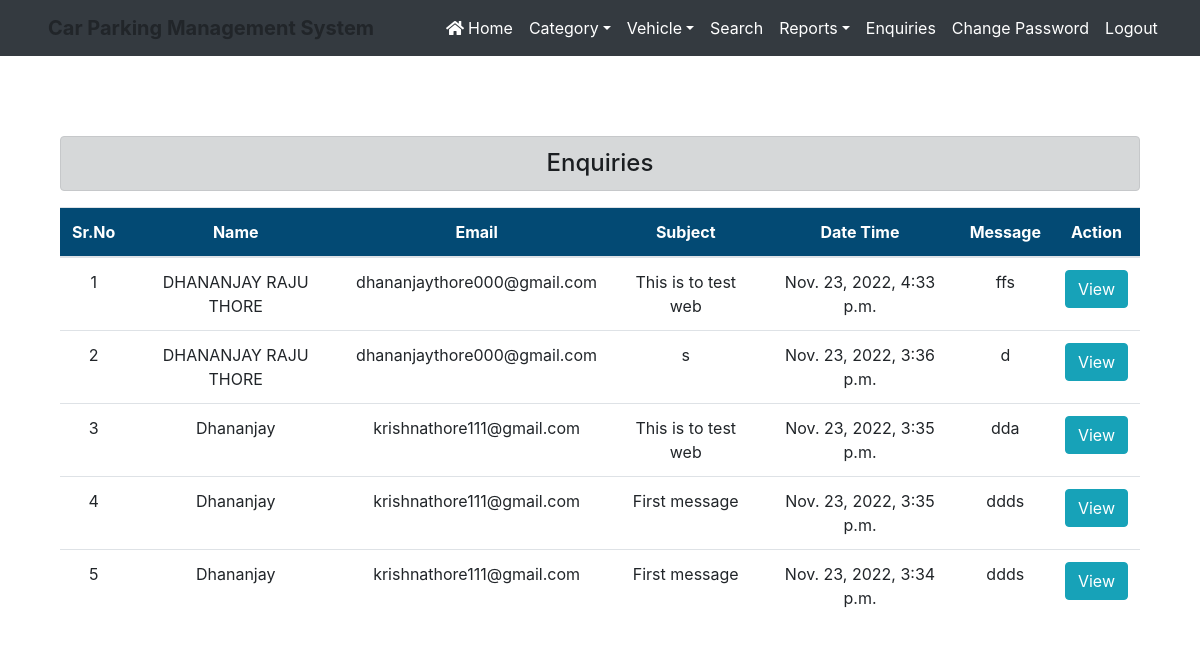
/enquiries (signed in), run on the app's committed database.
### vehicle/models.py (models this page shows)
class Contact(models.Model):
    name = models.CharField(max_length=50)
    email = models.CharField(max_length=100)
    subject = models.CharField(max_length=200)
    message = models.CharField(max_length=300)
    datetime = models.DateTimeField()

### vehicle/views.py (the view)
# urls.py: path('enquiries',show_enquiries, name="show_enquiries")
def show_enquiries(request):
    if not request.user.is_authenticated:
        return redirect('admin_login')
    dt = Contact.objects.order_by('-id')
    count = dt.count()
    data = {"dt":dt, "count":count}
    return render(request,'enquiries.html', data)

### vehicle/templates/enquiries.html (shortened to what this page needs)
{% load static %}
<!doctype html>
<html lang="en">
  <head>
{% include 'headeradmin.html' %}
    <link rel="stylesheet" href="https://cdn.jsdelivr.net/npm/bootstrap@4.3.1/dist/css/bootstrap.min.css">
  </head>
  <body>
{% include 'nav2admin.html' %}
    <br><br><br>
    <div class="container">
      <div class="col-sm-12">
        <h4 class="text-center alert alert-dark mt-2">Enquiries</h4>
        <div class="table_scroll" >
        <table class="table table-hover" >
            {% if dt %}
            <thead>
              <tr style="background-color: rgb(3, 74, 116);">
                <th scope="col" class="text-center text-white">Sr.No</th>
                <th scope="col" class="text-center text-white">Name</th>
                <th scope="col" class="text-center text-white">Email</th>
                <th scope="col" class="text-center text-white">Subject</th>
                <th scope="col" class="text-center text-white">Date Time</th>
                <th scope="col" class="text-center text-white">Message</th>
                <th scope="col" class="text-center text-white">Action</th>
              </tr>
            </thead>
            <tbody>
            {% for r in dt %}
              <tr class="text-center">
                <td>{{forloop.counter}}</td>
                <td>{{r.name}}</td>
                <td>{{r.email}}</td>
                <td>{{r.subject}}</td>
                <td>{{r.datetime}}</td>
                <td>{{r.message}}</td>
                <td><a href="#" class="btn btn-info" download>  View</a></td>
              </tr>
            {% endfor %}
            </tbody>
          </table>
        </div>
          {% else %}
          <center><h5>No Record Found</h5></center>
          {% endif %}
    </div>
    </div>
  </body>
</html>

### vehicle/templates/headeradmin.html (shortened to what this page needs)
{% load static %}
<head>
  <link rel="stylesheet" href="https://maxcdn.bootstrapcdn.com/bootstrap/4.4.1/css/bootstrap.min.css">
  <link rel="stylesheet" href="https://use.fontawesome.com/releases/v5.7.0/css/all.css">
  <link rel="stylesheet" type="text/css" href="{% static 'admin/css/mystyle.css' %}">
</head>

### vehicle/templates/nav2admin.html (shortened to what this page needs)
<nav class="navbar navbar-expand-sm navbar-dark bg-dark pl-5">
<a class="navbar-brand">
Car Parking Management System
</a>
<div class="collapse navbar-collapse" id="abc" >
<ul class="navbar-nav pl-5">
<li class = "nav-item">
<a href = "{% url 'admin_home' %}" class="nav-link" style = "color : white"><i class="fas fa-home">&nbsp;</i>Home</a>
</li>
<li class="nav-item dropdown">
	  <a  href="#" class="nav-link dropdown-toggle" style="color:white;"  data-toggle="dropdown">Category</a>
	 </li>
<li class="nav-item dropdown">
	  <a  href="#" class="nav-link dropdown-toggle" style="color:white;"  data-toggle="dropdown">Vehicle</a>
	 </li>
<li class = "nav-item">
<a href = "{% url 'search' %}" class="nav-link" style = "color : white">Search</a>
</li>
<li class="nav-item dropdown">
	  <a  href="#" class="nav-link dropdown-toggle" style="color:white;"  data-toggle="dropdown">Reports</a>
	 </li>
	 <li class = "nav-item">
		<a href = "{% url 'show_enquiries' %}" class="nav-link" style = "color : white">Enquiries</a>
		</li>
	<li class = "nav-item">
<a href = "{% url 'change_password' %}" class="nav-link" style = "color : white">Change Password</a>
</li>
<li class = "nav-item">
<a href = "{% url 'logout' %}" class="nav-link" style = "color : white">Logout</a>
</li>
</ul>
</div>
</nav>

### vehicle/static/css/mystyle.css (style rules this page uses)
html { scroll-behavior:smooth; }
.navbar-brand { font-weight: bold; }

### data on the page
Contact: name "DHANANJAY RAJU THORE", email "dhananjaythore000@gmail.com", subject "This is to test web", datetime "Nov. 23, 2022, 4:33 p.m.", message "ffs"
Contact: name "DHANANJAY RAJU THORE", email "dhananjaythore000@gmail.com", subject "s", datetime "Nov. 23, 2022, 3:36 p.m.", message "d"
Contact: name "Dhananjay", email "krishnathore111@gmail.com", subject "This is to test web", datetime "Nov. 23, 2022, 3:35 p.m.", message "dda"
Contact: name "Dhananjay", email "krishnathore111@gmail.com", subject "First message", datetime "Nov. 23, 2022, 3:35 p.m.", message "ddds"
Contact: name "Dhananjay", email "krishnathore111@gmail.com", subject "First message", datetime "Nov. 23, 2022, 3:34 p.m.", message "ddds"
